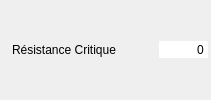
       <widget class="QWidget" name="widget_r_cc" native="true">
        <property name="minimumSize">
         <size>
          <width>200</width>
          <height>26</height>
         </size>
        </property>
        <layout class="QHBoxLayout" name="horizontalLayout_15">
         <property name="spacing">
          <number>2</number>
         </property>
         <property name="leftMargin">
          <number>3</number>
         </property>
         <property name="topMargin">
          <number>3</number>
         </property>
         <property name="rightMargin">
          <number>3</number>
         </property>
         <property name="bottomMargin">
          <number>3</number>
         </property>
         <item>
          <widget class="QLabel" name="label_29">
           <property name="text">
            <string/>
           </property>
           <property name="pixmap">
            <pixmap resource="../../resources/resources.qrc">:/images/Aptitudes/resistance_critique.png</pixmap>
           </property>
          </widget>
         </item>
         <item>
          <widget class="QLabel" name="label_r_cc">
           <property name="text">
            <string>Résistance Critique </string>
           </property>
          </widget>
         </item>
         <item>
          <spacer name="horizontalSpacer_16">
           <property name="orientation">
            <enum>Qt::Horizontal</enum>
           </property>
           <property name="sizeHint" stdset="0">
            <size>
             <width>37</width>
             <height>12</height>
            </size>
           </property>
          </spacer>
         </item>
         <item>
          <widget class="QSpinBox" name="sp_r_cc">
           <property name="focusPolicy">
            <enum>Qt::NoFocus</enum>
           </property>
           <property name="autoFillBackground">
            <bool>true</bool>
           </property>
           <property name="frame">
            <bool>false</bool>
           </property>
           <property name="alignment">
            <set>Qt::AlignRight|Qt::AlignTrailing|Qt::AlignVCenter</set>
           </property>
           <property name="buttonSymbols">
            <enum>QAbstractSpinBox::NoButtons</enum>
           </property>
           <property name="suffix">
            <string/>
           </property>
           <property name="minimum">
            <number>-999999</number>
           </property>
           <property name="maximum">
            <number>9999999</number>
           </property>
           <property name="stepType">
            <enum>QAbstractSpinBox::DefaultStepType</enum>
           </property>
          </widget>
         </item>
        </layout>
       </widget>
